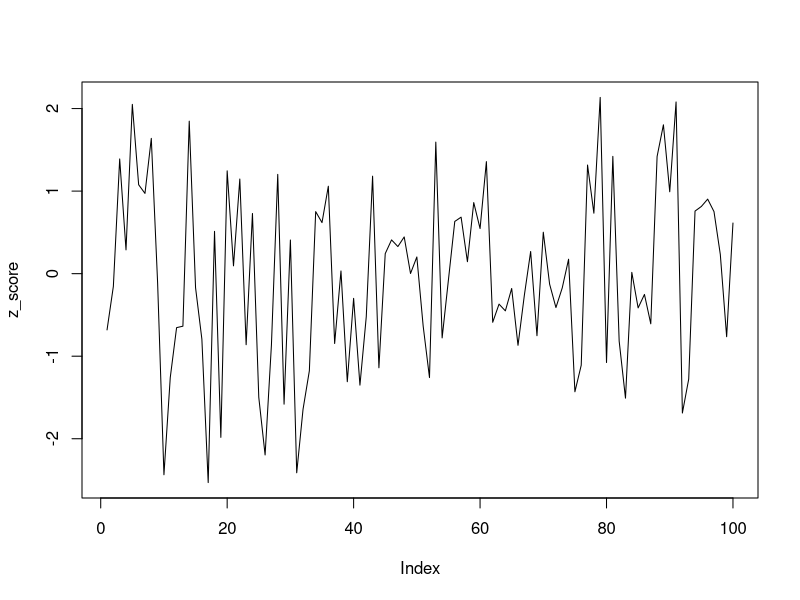
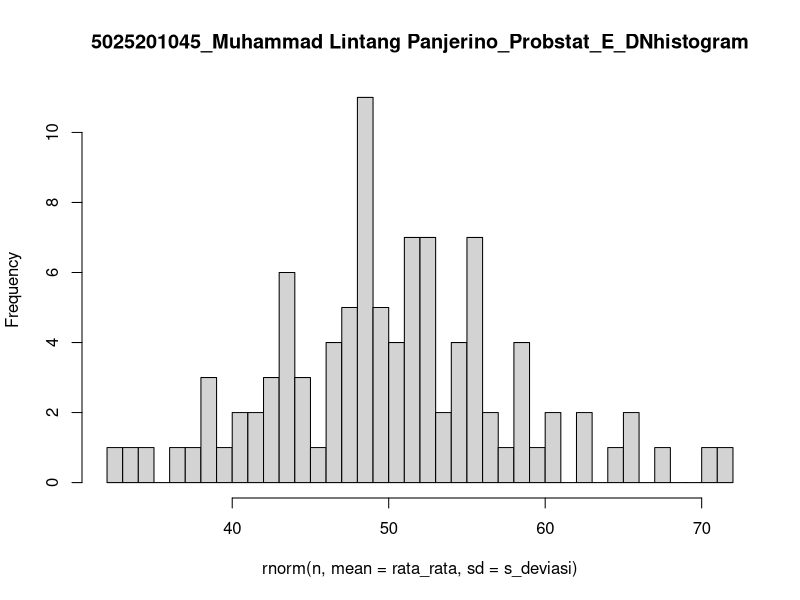

These figures' R source, in order:
#Soal 6
#Diketahui generate random nilai sebanyak 100 data, mean = 50, sd = 8.
#Tentukan

#6a
#Fungsi Probabilitas dari Distribusi Normal P(X1 <= x <= X2), hitung Z-Score Nya
#dan plot data generate randomnya dalam bentuk grafik. Petunjuk(gunakan fungsi plot()).
#Keterangan :
#X1 = Dibawah rata-rata
#X2 = Diatas rata-rata

s_deviasi <- 8
n <- 100
rata_rata <- 50

data <- rnorm(n, mean = rata_rata, sd = s_deviasi)
z_score <- c()
x1 <- 0
x2 <- 0

for (d in data) {
  
  z <- (d - rata_rata)/s_deviasi
  z_score <- append(z_score, z)
  
  if (d < rata_rata){
    x1 <- x1 + 1
  }
  else {
    x2 <- x2 + 1
  }
  
}

#fungsi plot
plot(z_score, type='l')

paste("rata-rata = ", rata_rata)
paste("x1 = ", x1)
paste("x2 = ", x2)

#6b
#Generate Histogram dari Distribusi Normal dengan breaks 50 dan format penamaan:
#NRP_Nama_Probstat_{Nama Kelas}_DNhistogram
histogram <- hist(rnorm(n, mean = rata_rata, sd = s_deviasi), breaks = 50, main="5025201045_Muhammad Lintang Panjerino_Probstat_E_DNhistogram")

#6c
#Nilai Varian dari hasil generate random nilai Distribusi Normal.

varian <- s_deviasi * s_deviasi
print(varian)



